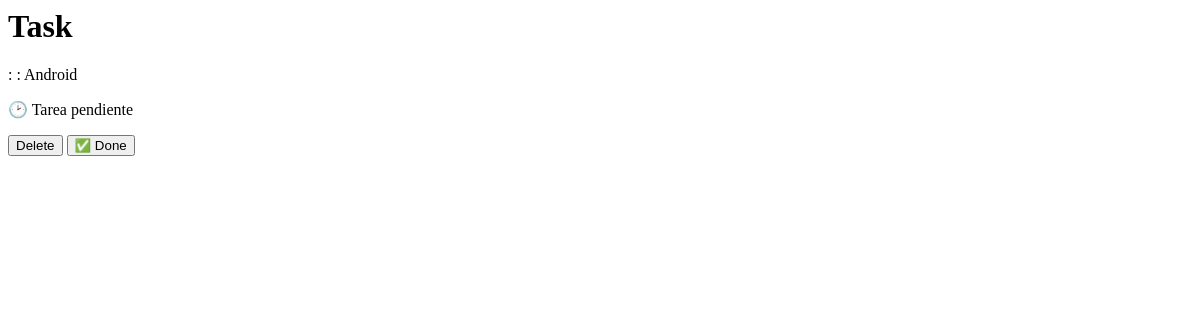
/tasks/, run on an earlier commit of the app's database.
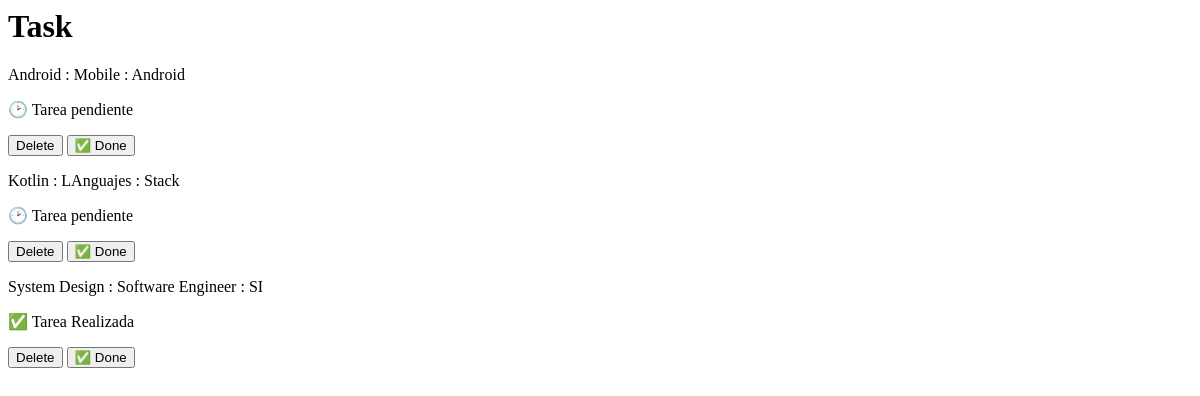
And on a later commit of the database.
### myapp/models.py (models this page shows, shortened)
class Task(models.Model):
    title = models.CharField(max_length = 200, default="")
    description = models.TextField(default="")
    done = models.BooleanField(default = False)
    project = models.ForeignKey(Project, on_delete = models.CASCADE)

class Project(models.Model):
    name = models.CharField(max_length = 200)
    def __str__(self):
        return self.name

### myapp/views.py (the view)
# urls.py: path('tasks/', views.tasks),
def tasks(request):
    tasks = Task.objects.all()
    return render(request, 'tasks.html', {
        'tasks': tasks
    })

### myapp/templates/tasks.html (shortened to what this page needs)
<h1>Task</h1>
{% for t in tasks %}
<div>
    <p>{{ t.title }} : {{ t.description }} : {{ t.project }}</p>
        {% if t.done == False %}
        <p>🕑 Tarea pendiente</p>
        {% else %}
        <p>✅ Tarea Realizada</p>
        {% endif %}
        <button>
            Delete
        </button>
        <button>
            ✅ Done
        </button>
</div>
{% endfor %}

What changed in the data, as far as the page shows it:
changed Task "Android": title (not shown) → "Android"; description (not shown) → "Mobile"
added Task: title "Kotlin", description "LAnguajes", project "Stack", done "🕑 Tarea pendiente"
added Task: title "System Design", description "Software Engineer", project "SI", done "✅ Tarea Realizada"
